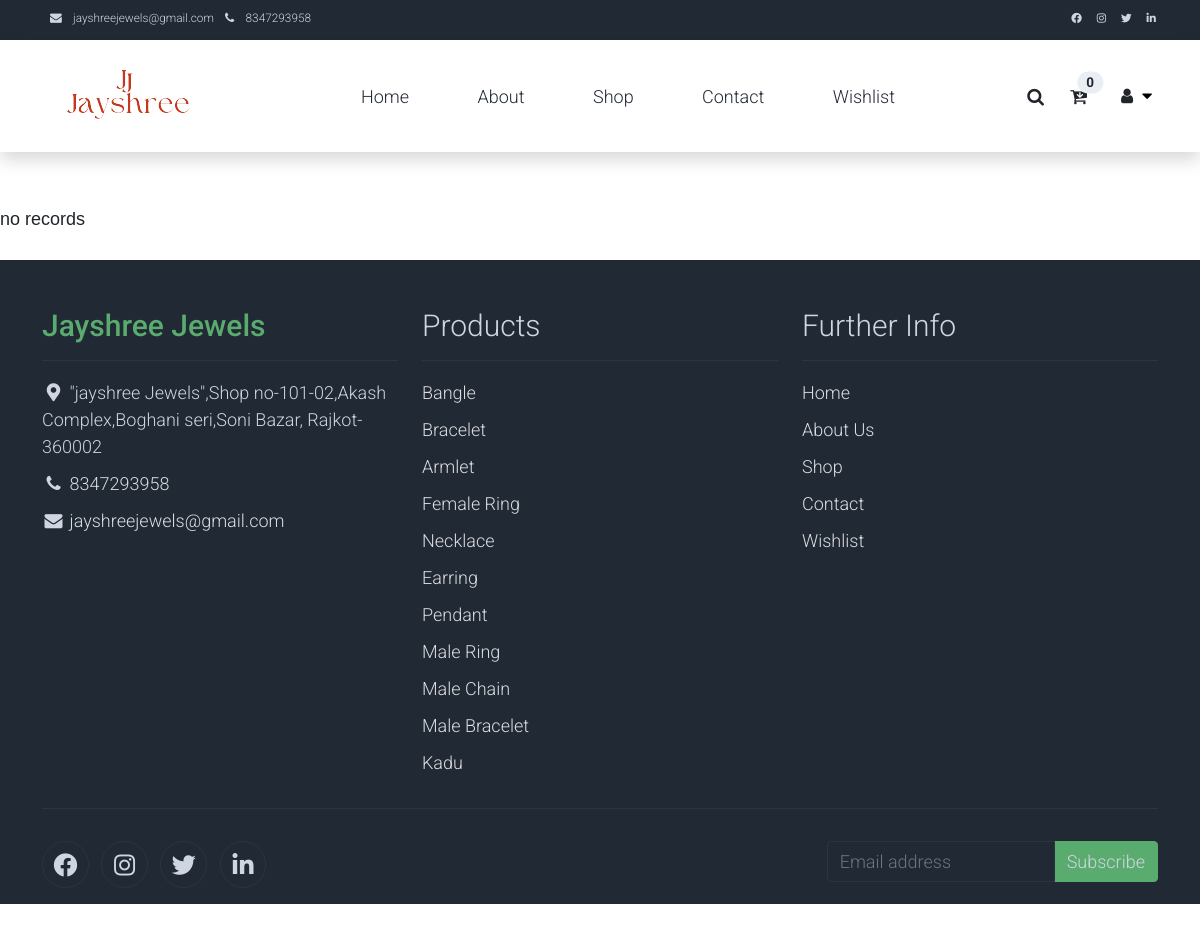
Screenshot of /jayshree/cart.php with the database file from the repository.
### tables this page shows
CREATE TABLE `category_tbl` (
  `C_Id` int(10) NOT NULL,
  `C_Code` varchar(10) NOT NULL,
  `C_Name` varchar(50) NOT NULL,
  `C_Type` varchar(15) NOT NULL,
  `C_Image` varchar(100) NOT NULL
);

### jayshree/cart.php (the view, shortened to what this page needs)
<?php
    $U_Email_Id=$_SESSION['U_Email_Id'];
?>
<!DOCTYPE html>
<html lang="en">
<head>
    <link rel="stylesheet" href="assets/css/bootstrap.min.css">
    <link rel="stylesheet" href="assets/css/templatemo.css">
    <link rel="stylesheet" href="assets/css/custom.css">
    <link rel="stylesheet" href="assets/css/fontawesome.min.css">
    <link rel="stylesheet" href="assets/css/dropdown.css">
    <link rel="stylesheet" href="https://cdnjs.cloudflare.com/ajax/libs/font-awesome/4.7.0/css/font-awesome.min.css">
    <link rel="stylesheet" type="text/css" href="assets/css/slick.min.css">
    <link rel="stylesheet" type="text/css" href="assets/css/slick-theme.css">
</head>
<body>
    <nav class="navbar navbar-expand-lg bg-dark navbar-light d-none d-lg-block" id="templatemo_nav_top">
        <div class="container text-light">
            <div class="w-100 d-flex justify-content-between">
                <div>
                    <i class="fa fa-envelope mx-2"></i>
                    <a class="navbar-sm-brand text-light text-decoration-none" href="jayshreejewels@gmail.com">jayshreejewels@gmail.com</a>
                    <i class="fa fa-phone mx-2"></i>
                    <a class="navbar-sm-brand text-light text-decoration-none" href="tel:8347293959">8347293958</a>
                </div>
                <div>
                    <a class="text-light" href="https://fb.com/templatemo" target="_blank" rel="sponsored"><i class="fab fa-facebook-f fa-sm fa-fw me-2"></i></a>
                    <a class="text-light" href="https://www.instagram.com/" target="_blank"><i class="fab fa-instagram fa-sm fa-fw me-2"></i></a>
                    <a class="text-light" href="https://twitter.com/" target="_blank"><i class="fab fa-twitter fa-sm fa-fw me-2"></i></a>
                    <a class="text-light" href="https://www.linkedin.com/" target="_blank"><i class="fab fa-linkedin fa-sm fa-fw"></i></a>
                </div>
            </div>
        </div>
    </nav>
    <nav class="navbar navbar-expand-lg navbar-light shadow">
        <div class="container d-flex justify-content-between align-items-center">
            <a class="navbar-brand text-success logo h1 align-self-center" href="index.php">
                <img src="../img/logo_user.png">
            </a>
            <div class="align-self-center collapse navbar-collapse flex-fill  d-lg-flex justify-content-lg-between" id="templatemo_main_nav">
                <div class="flex-fill">
                    <ul class="nav navbar-nav d-flex justify-content-between mx-lg-auto">
                        <li class="nav-item">
                            <a class="nav-link" href="index.php">Home</a>
                        </li>
                        <li class="nav-item">
                            <a class="nav-link" href="about.php">About</a>
                        </li>
                        <li class="nav-item">
                            <a class="nav-link" href="shop.php">Shop</a>
                        </li>
                        <li class="nav-item">
                            <a class="nav-link" href="contact.php">Contact</a>
                        </li>
                        <li class="nav-item">
                            <a class="nav-link" href="wishlist.php">Wishlist</a>
                        </li>
                    </ul>
                </div>
                <div class="navbar align-self-center d-flex">
                    <a class="nav-icon d-none d-lg-inline" href="#" data-bs-toggle="modal" data-bs-target="#templatemo_search">
                        <i class="fa fa-fw fa-search text-dark mr-2"></i>
                    </a>
                    <a class="nav-icon position-relative text-decoration-none" href="cart.php">
                        <i class="fa fa-fw fa-cart-arrow-down text-dark mr-1"></i>
                        <span class="position-absolute top-0 left-100 translate-middle badge rounded-pill bg-light text-dark">
                        <?php
                                include '../conn.php';
                                $sql = "SELECT COUNT(*) as count_item FROM cart_tbl where U_Email_Id='$U_Email_Id' ";
                                $data = mysqli_query($con,$sql);
                                $result=mysqli_fetch_assoc($data);
                                echo $result['count_item'];
                        ?>
                        </span>
                    </a>
                    <div class="topnav" id="myTopnav">
                        <div class="dropdown">
                            <button class="dropbtn">
                            <i class="fa fa-fw fa-user text-dark mr-3"></i>
                            <i class="fa fa-caret-down"></i>
                            </button>
                        </div>
                    </div>
                </div>
            </div>
        </div>
    </nav>
<br><br>
<?php
    include '../conn.php';
    $U_Email_Id=$_SESSION['U_Email_Id'];
    $sql="select * from product_tbl P INNER JOIN category_tbl C on P.P_C_Code=C.C_Code where P_Code in (select Ct_P_Code from cart_tbl where U_Email_Id='$U_Email_Id')";
    $data = mysqli_query($con,$sql);
    $sum_cart=0;
    if(mysqli_num_rows($data))
    {
        while($result=mysqli_fetch_array($data))
        {
            $P_Total_Price=$result['P_Total_Price'];
?>
    <section class='bg-light'>
        <div class='container pb-5'>
            <div class='row'>
                <div class='col-lg-5 mt-5'>
                    <div class='card mb-3'>
                        <img class='card-img img-fluid' src="<?php echo "$result[P_Image]";?>" alt='Card image cap' id='product-detail'>
                    </div>
                    <div class='row'>
                        <!-- <div class='col-1 align-self-center'>
                            <a href='#multi-item-example' role='button' data-bs-slide='prev'>
                                <i class='text-dark fas fa-chevron-left'></i>
                                <span class='sr-only'>Previous</span>
                            </a>
                        </div> -->
                        <div id='multi-item-example' class='col-10 carousel slide carousel-multi-item' data-bs-ride='carousel'>
                            <div class='carousel-inner product-links-wap' role='listbox'>
                                <div class='carousel-item active'>
                                    <div class='row'>
                                    </div>
                                </div>
                                <div class='carousel-item'>
                                    <div class='row'>
                                    </div>
                                </div>
                                <div class='carousel-item'>
                                    <div class='row'>
                                    </div>
                                </div>
                            </div>
                        </div>
                        <!-- <div class='col-1 align-self-center'>
                            <a href='#multi-item-example' role='button' data-bs-slide='next'>
                                <i class='text-dark fas fa-chevron-right'></i>
                                <span class='sr-only'>Next</span>
                            </a>
                        </div> -->
                    </div>
                </div>
                <div class='col-lg-7 mt-5'>
                    <div class='card'>
                        <div class='card-body'>
                            <h1 class='h2'><?php echo "$result[P_Name]";?></h1>
                            <p class='h3 py-2'>&#8377;<?php echo "$result[P_Total_Price]";?> /-</p>
                            <?php $sum_cart=$sum_cart+$P_Total_Price; ?>
                            <ul class='list-inline'>
                                <li class='list-inline-item'>
                                    <h6>Gross Weight :</h6>
                                </li>
                                <li class='list-inline-item'>
                                    <p class='text-muted'><strong><?php echo "$result[P_Gross_Weight]";?> gram</strong></p>
                                </li>
                            </ul>
                            <ul class='list-inline'>
                                <li class='list-inline-item'>
                                    <h6>Category :</h6>
                                </li>
                                <li class='list-inline-item'>
                                    <p class='text-muted'><strong><?php echo "$result[C_Type]";?></strong></p>
                                </li>
                            </ul>
                            <ul class='list-inline'>
                                <li class='list-inline-item'>
                                    <h6>Product Type :</h6>
                                </li>
                                <li class='list-inline-item'>
                                    <p class='text-muted'><strong><?php echo "$result[P_Type]";?></strong></p>
                                </li>
                            </ul>
                            <ul class='list-inline'>
                                <li class='list-inline-item'>
                                    <h6>Purity :</h6>
                                </li>
                                <li class='list-inline-item'>
                                    <p class='text-muted'><strong><?php echo "$result[P_Purity]";?></strong></p>
                                </li>
                            </ul>
                            <ul class='list-inline'>
                                <li class='list-inline-item'>
                                    <h6>Stock :</h6>
                                </li>
                                <li class='list-inline-item'>
                                    <p class='text-muted'><strong><?php echo "$result[P_Stock]";?></strong></p>
                                </li>
                            </ul>
                        <form method="POST">
                            <input type="hidden" name="P_Code" value="<?php echo "$result[P_Code]";?>">
                            <div class='row pb-3'>
                            <div class='col d-grid'>
                                    <input type='submit' name='remove' value="Remove" class='btn btn-success btn-lg' />
                                </div>
                                <div class='col d-grid'>
                                    <input type="submit" name="order" value="Order Now" class='btn btn-success btn-lg' />
                                </div>
                            </div>
                        </form>
                        </div>
                    </div>
                </div>
            </div>
        </div>
    </section>
<?php
        }
    }
    else
    {
        echo "no records";
    }
?>
<br><br>
    <footer class="bg-dark" id="tempaltemo_footer">
        <div class="container">
            <div class="row">
                <div class="col-md-4 pt-5">
                    <h2 class="h2 text-success border-bottom pb-3 border-light logo">Jayshree Jewels</h2>
                    <ul class="list-unstyled text-light footer-link-list">
                        <li>
                            <i class="fas fa-map-marker-alt fa-fw"></i>
                            "jayshree Jewels",Shop no-101-02,Akash Complex,Boghani seri,Soni Bazar, Rajkot-360002
                        </li>
                        <li>
                            <i class="fa fa-phone fa-fw"></i>
                            <a class="text-decoration-none" href="tel:010-020-0340">8347293958</a>
                        </li>
                        <li>
                            <i class="fa fa-envelope fa-fw"></i>
                            <a class="text-decoration-none" href="mailto:jayshreejewels@gmail.com">jayshreejewels@gmail.com</a>
                        </li>
                    </ul>
                </div>
                <div class="col-md-4 pt-5">
                    <h2 class="h2 text-light border-bottom pb-3 border-light">Products</h2>
                    <ul class="list-unstyled text-light footer-link-list">
                    <?php
                        include '../conn.php';
                        $sql = "select * from category_tbl";
                        $data = mysqli_query($con,$sql);
                        if(mysqli_num_rows($data))
                        {
                            while($result=mysqli_fetch_array($data))
                            {
                                echo '
                                    <li><a class="text-decoration-none" href="shop.php">'.$result['C_Name'].'</a></li>
                                ';
                            }
                        }
                    ?>
                    </ul>
                </div>
                <div class="col-md-4 pt-5">
                    <h2 class="h2 text-light border-bottom pb-3 border-light">Further Info</h2>
                    <ul class="list-unstyled text-light footer-link-list">
                        <li><a class="text-decoration-none" href="index.php">Home</a></li>
                        <li><a class="text-decoration-none" href="about.php">About Us</a></li>
                        <li><a class="text-decoration-none" href="shop.php">Shop</a></li>
                        <li><a class="text-decoration-none" href="contact.php">Contact</a></li>
                        <li><a class="text-decoration-none" href="wishlist.php">Wishlist</a></li>
                    </ul>
                </div>
            </div>
            <div class="row text-light mb-4">
                <div class="col-12 mb-3">
                    <div class="w-100 my-3 border-top border-light"></div>
                </div>
                <div class="col-auto me-auto">
                    <ul class="list-inline text-left footer-icons">
                        <li class="list-inline-item border border-light rounded-circle text-center">
                            <a class="text-light text-decoration-none" target="_blank" href="http://facebook.com/"><i class="fab fa-facebook-f fa-lg fa-fw"></i></a>
                        </li>
                        <li class="list-inline-item border border-light rounded-circle text-center">
                            <a class="text-light text-decoration-none" target="_blank" href="https://www.instagram.com/"><i class="fab fa-instagram fa-lg fa-fw"></i></a>
                        </li>
                        <li class="list-inline-item border border-light rounded-circle text-center">
                            <a class="text-light text-decoration-none" target="_blank" href="https://twitter.com/"><i class="fab fa-twitter fa-lg fa-fw"></i></a>
                        </li>
                        <li class="list-inline-item border border-light rounded-circle text-center">
                            <a class="text-light text-decoration-none" target="_blank" href="https://www.linkedin.com/"><i class="fab fa-linkedin fa-lg fa-fw"></i></a>
                        </li>
                    </ul>
                </div>
                <div class="col-auto">
                    <div class="input-group mb-2">
                        <input type="text" class="form-control bg-dark border-light" id="subscribeEmail" placeholder="Email address">
                        <div class="input-group-text btn-success text-light">Subscribe</div>
                    </div>
                </div>
            </div>
        </div>
    </footer>
</body>
</html>

### rows the page displays
category_tbl: C_Name "Bangle"
category_tbl: C_Name "Bracelet"
category_tbl: C_Name "Armlet"
category_tbl: C_Name "Female Ring"
category_tbl: C_Name "Necklace"
category_tbl: C_Name "Earring"
category_tbl: C_Name "Pendant"
category_tbl: C_Name "Male Ring"
category_tbl: C_Name "Male Chain"
category_tbl: C_Name "Male Bracelet"
category_tbl: C_Name "Kadu"

### other values shown
$result['count_item'] "0"
